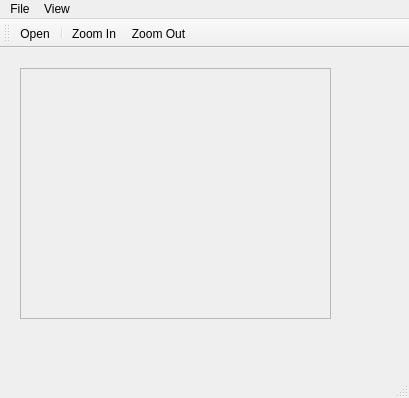
<?xml version="1.0" encoding="UTF-8"?>
<ui version="4.0">
 <class>MainWindow</class>
 <widget class="QMainWindow" name="MainWindow">
  <property name="geometry">
   <rect>
    <x>0</x>
    <y>0</y>
    <width>409</width>
    <height>398</height>
   </rect>
  </property>
  <property name="windowTitle">
   <string>MainWindow</string>
  </property>
  <widget class="QWidget" name="centralwidget">
   <widget class="QScrollArea" name="scrollArea">
    <property name="geometry">
     <rect>
      <x>20</x>
      <y>20</y>
      <width>311</width>
      <height>251</height>
     </rect>
    </property>
    <property name="widgetResizable">
     <bool>true</bool>
    </property>
    <widget class="QWidget" name="scrollAreaWidgetContents">
     <property name="geometry">
      <rect>
       <x>0</x>
       <y>0</y>
       <width>309</width>
       <height>249</height>
      </rect>
     </property>
    </widget>
   </widget>
  </widget>
  <widget class="QMenuBar" name="menubar">
   <property name="geometry">
    <rect>
     <x>0</x>
     <y>0</y>
     <width>409</width>
     <height>22</height>
    </rect>
   </property>
   <widget class="QMenu" name="menuFile">
    <property name="title">
     <string>File</string>
    </property>
    <addaction name="actionOpen"/>
   </widget>
   <widget class="QMenu" name="menuView">
    <property name="title">
     <string>View</string>
    </property>
    <addaction name="actionZoom_In"/>
    <addaction name="actionZoom_Out"/>
   </widget>
   <addaction name="menuFile"/>
   <addaction name="menuView"/>
  </widget>
  <widget class="QStatusBar" name="statusbar"/>
  <widget class="QToolBar" name="toolBar">
   <property name="windowTitle">
    <string>toolBar</string>
   </property>
   <attribute name="toolBarArea">
    <enum>TopToolBarArea</enum>
   </attribute>
   <attribute name="toolBarBreak">
    <bool>false</bool>
   </attribute>
   <addaction name="actionOpen"/>
   <addaction name="separator"/>
   <addaction name="actionZoom_In"/>
   <addaction name="actionZoom_Out"/>
  </widget>
  <action name="actionZoom_In">
   <property name="text">
    <string>Zoom In</string>
   </property>
  </action>
  <action name="actionZoom_Out">
   <property name="text">
    <string>Zoom Out</string>
   </property>
  </action>
  <action name="actionOpen">
   <property name="text">
    <string>Open</string>
   </property>
  </action>
 </widget>
 <resources/>
 <connections/>
</ui>
